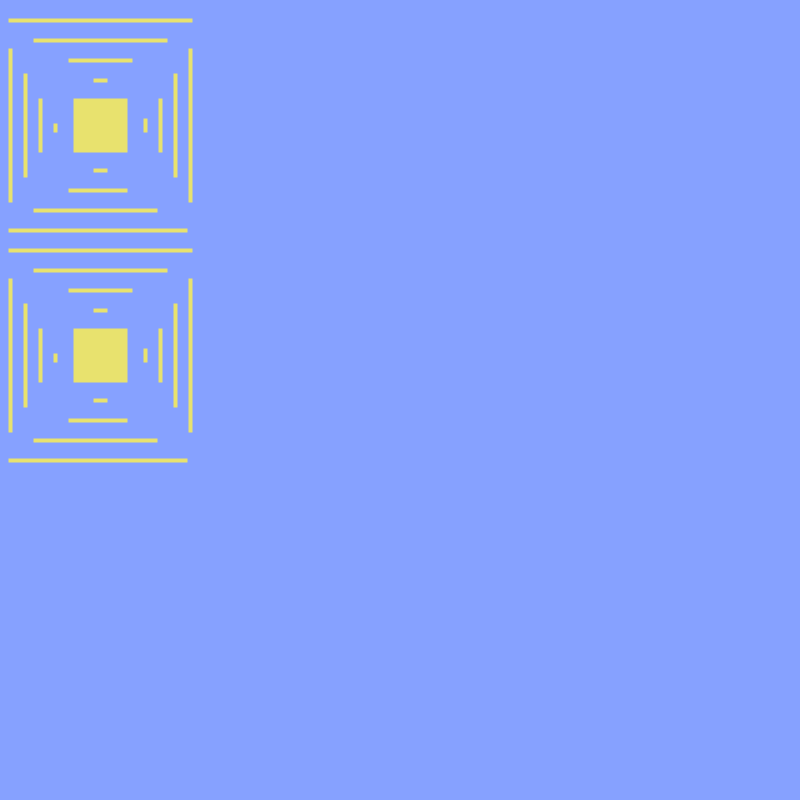
Frame 1 (no input)
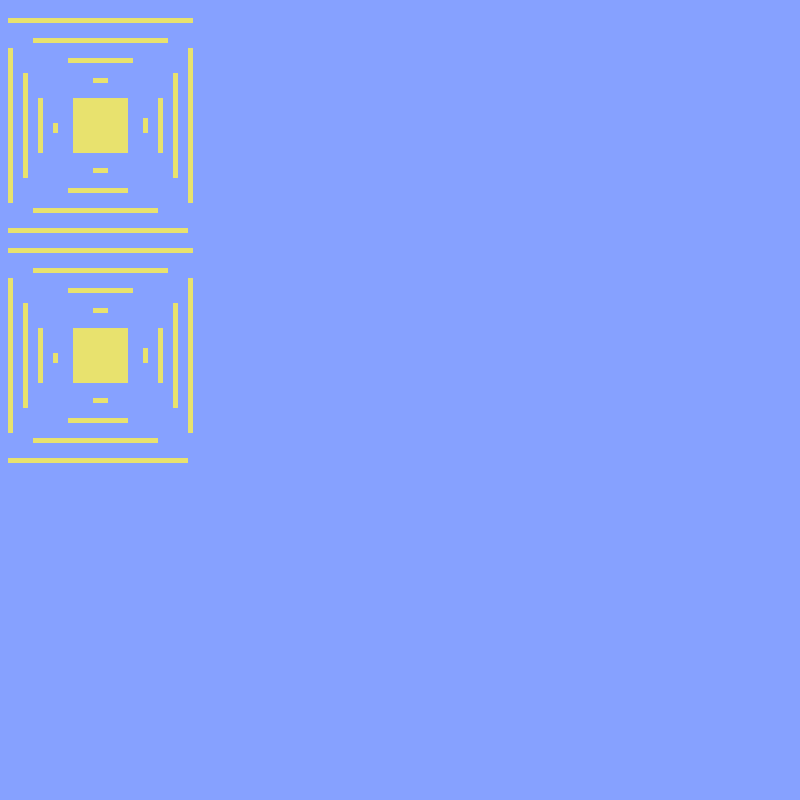
Frame 60 (the mouse pressed at the canvas centre just before this capture)
Frame 120 (the mouse held since frame 60 and released just before this capture): identical to frame 60, image omitted

The Processing sketch that drew these frames (run headless with seeded random() and noise(); from frame 60 on, the mouse is pressed at the canvas centre):

// Processing sketch: Yaren
// ── Yaren.pde
// setup function runs once, when the program starts
void setup() {
  // set window position on screen
  surface.setLocation(0, 200);

  //Set window size
  size(800, 800);

  // set background color
  background(#86A1FF);
}


// Draw function runs until the program stops
void draw() {
  strokeCap(PROJECT);
  strokeWeight(4);
  stroke(0, 0, 0);

  // The size of my pattern is 180 x 210 px
  
  for (int i = 0; i < 2; i = i + 1) {
    // To see the responce from Processing
    stroke(#E8E26E);
    pushMatrix();
    translate(0, 230 * i);
    line(10 , 5*4, 190, 5 *4);
    line(35 , 5 *8, 165, 5 *8);
    line(70, 5 *12, 130, 5 *12);
    line(105, 5 *16, 95, 5 *16);

    line(105, 5 *34, 95, 5 *34);
    line(70, 5*38, 125, 5 *38);
    line(35, 5 * 42, 155, 5 *42);
    line(10, 5 * 46, 185, 5 *46);

    line(10, 5 *10, 10, 5 *40);
    line(25, 5 *15, 25, 5 *35);
    line(40, 5 *20, 40, 5 *30);
    line(55, 5 *25, 55, 5 *26);

    line(190, 5 *10, 190, 5 *40);
    line(175, 5 *15, 175, 5 *35);
    line(160, 5 *20, 160, 5 *30);
    line(145, 5 *24, 145, 5 *26);

    // Draw the 1st rectangle
    fill(#E8E26E);
    rect(75, 100, 50, 50);
    popMatrix();
  }
  
  /*for (int i = 0; i < 4; i = i + 1) {
    // To see the responce from Processing
    stroke(#E8E26E);
    pushMatrix();
    translate(200 * i, 230);
    line(10 , 5*4, 190, 5 *4);
    line(35 , 5 *8, 165, 5 *8);
    line(70, 5 *12, 130, 5 *12);
    line(105, 5 *16, 95, 5 *16);

    line(105, 5 *34, 95, 5 *34);
    line(70, 5*38, 125, 5 *38);
    line(35, 5 * 42, 155, 5 *42);
    line(10, 5 * 46, 185, 5 *46);

    line(10, 5 *10, 10, 5 *40);
    line(25, 5 *15, 25, 5 *35);
    line(40, 5 *20, 40, 5 *30);
    line(55, 5 *25, 55, 5 *26);

    line(190, 5 *10, 190, 5 *40);
    line(175, 5 *15, 175, 5 *35);
    line(160, 5 *20, 160, 5 *30);
    line(145, 5 *24, 145, 5 *26);

    // Draw the 1st rectangle
    fill(#E8E26E);
    rect(75, 100, 50, 50);
    popMatrix();
  }*/
}
